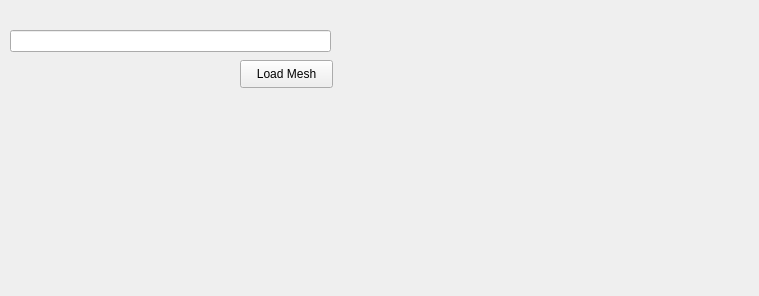
<?xml version="1.0" encoding="UTF-8"?>
<ui version="4.0">
 <class>ModelLayerWidget</class>
 <widget class="QWidget" name="ModelLayerWidget">
  <property name="geometry">
   <rect>
    <x>0</x>
    <y>0</y>
    <width>759</width>
    <height>296</height>
   </rect>
  </property>
  <property name="windowTitle">
   <string>Form</string>
  </property>
  <widget class="QPushButton" name="loadMesh">
   <property name="geometry">
    <rect>
     <x>240</x>
     <y>60</y>
     <width>93</width>
     <height>28</height>
    </rect>
   </property>
   <property name="text">
    <string>Load Mesh</string>
   </property>
  </widget>
  <widget class="QLineEdit" name="meshPath">
   <property name="geometry">
    <rect>
     <x>10</x>
     <y>30</y>
     <width>321</width>
     <height>22</height>
    </rect>
   </property>
  </widget>
 </widget>
 <resources/>
 <connections/>
</ui>
